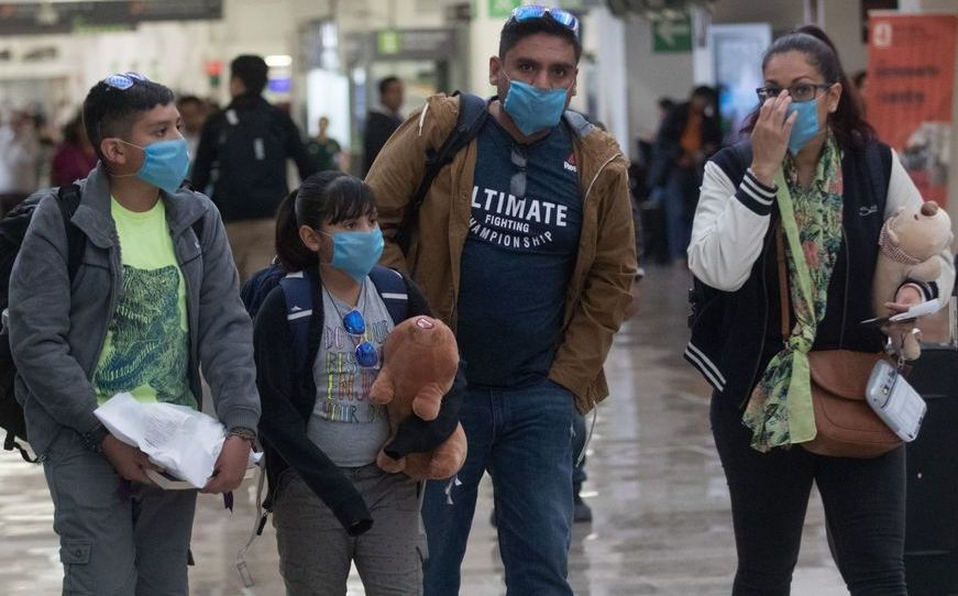
#> input picture TestImages/Test1.jpg, 958 x 596 px, given in place of the camera
$ jupyter execute --allow-errors 'Modelo para reconocimiento de cubrebocas.ipynb'   (text cells are left out)
#> lines starting #> are read from the running program, lines starting #| are printed output that depends on the picture
#> further down, frame is the input picture: shape (596, 958, 3); mean B, G, R 83, 81.6, 83.4
[cell 1]
#!pip3 install sklearn
#!pip3 install xgboost

[cell 2]
from PIL import Image
import os
from os import listdir
from os.path import isfile, join
import numpy as np
from tqdm.notebook import tqdm
import cv2
import pickle
from sklearn.model_selection import train_test_split as tts
import pandas as pd
from time import sleep
from IPython.display import clear_output
import numpy as np

xVectorSize=100
yVectorSize=100

def getImageVector(img):
    #img = Image.open(img)
    img = img.resize( (xVectorSize, yVectorSize) )
    img = img.convert('L')
    return imgToVector(img)

#Funcion para vectorizar imagenes y asignales clasificación
def imgToVector(img,x=xVectorSize,y=yVectorSize,classification=1):
    vector=[]
    vector.append(classification)

    for j in range(y):
        for i in range(x):
            vector.append(img.getpixel((i,j)))
    return vector

# [6 lines left out: function reconstructor, not called in this run]

def rescale_frame(frame, percent=75):
    width = int(frame.shape[1] * percent/ 100)
    height = int(frame.shape[0] * percent/ 100)
    dim = (width, height)
    return cv2.resize(frame, dim, interpolation =cv2.INTER_AREA)

def faceslocation(imgpath,foi='file'):
    if foi=='file':
        original_image = cv2.imread(imgpath)
    elif foi=="img":
        original_image = imgpath


    grayscale_image = cv2.cvtColor(original_image, cv2.COLOR_BGR2GRAY)
    face_cascade = cv2.CascadeClassifier('haarcascade_frontalface_alt.xml')
    detected_faces = face_cascade.detectMultiScale(grayscale_image)
    return detected_faces

def getfaces(imgpath, foi='file'):

    if foi == 'file':
        source = Image.open(imgpath)
        source = source.convert('L')
        detected_faces=faceslocation(imgpath)
    elif foi == 'img':
        source = cv2.cvtColor(imgpath, cv2.COLOR_BGR2GRAY)
        detected_faces=faceslocation(imgpath,foi="img")

    faces=[]

    for i in detected_faces:
        tlbr=list(i)

        x=int(tlbr[2])
        y=int(tlbr[3])
        x_offset=int(tlbr[0])
        y_offset=int(tlbr[1])

        if foi == 'file':
            face=Image.new('L',(x,y))
            for j in range(y):
                for i in range(x):
                    pixel=source.getpixel((i+x_offset,j+y_offset))
                    face.putpixel((i,j),pixel)
            faces.append(face)
        elif foi == 'img':
            face=np.array()
            for j in range(y):
                for i in range(x):
                    pixel=source[i+x_offset,j+y_offset]
                    face.putpixel((i,j),pixel)
            faces.append(face)

    mask=[]
    for face in faces:
        X=pd.DataFrame(getImageVector(face)).T
        X=X.drop(0,axis=1)
        pred=xgbc.predict(X)
        mask.append(pred)

    return faces,mask

# [41 lines left out: functions textInImage, idSquare, not called in this run]

def maskdetector(imgpath,foi='file'):
    if foi == 'file':
        original_image = cv2.imread(imgpath)
        detected_faces=faceslocation(imgpath)
        faces,mask=getfaces(imgpath)
        img=idSquare(imgpath,detected_faces,mask)
    elif foi == 'img':
        detected_faces=faceslocation(imgpath,foi='img')
        faces,mask=getfaces(imgpath,foi='img')
        img=idSquare(imgpath,detected_faces,mask, foi='img')

    return img

[cell 3]
xgbc = []
#> (the rest of this cell did not finish here and is left out)

[cell 4]
cam = cv2.VideoCapture(0)
cv2.startWindowThread()

cv2.namedWindow("test")

stop=False
#> (the rest of this cell did not finish here and is left out)

#> in faceslocation, `grayscale_image = cv2.cvtColor(original_image, cv2.COLOR_BGR2GRAY)`:
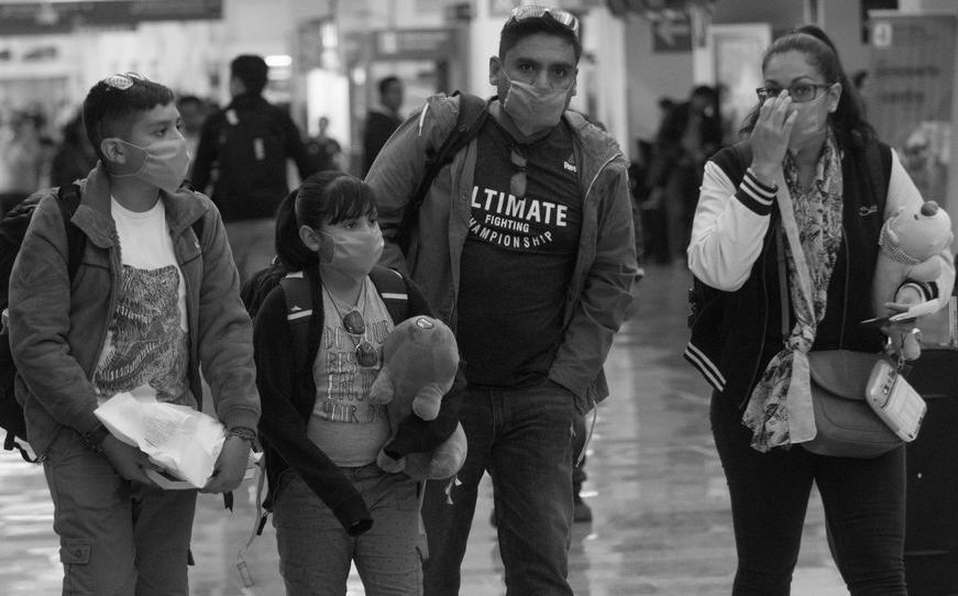
#> grayscale_image: shape (596, 958); min 0, max 255, mean 82.3
#> in faceslocation, `detected_faces = face_cascade.detectMultiScale(grayscale_image)`: detected_faces = [[498, 35, 90, 90], [739, 54, 94, 94]]
#> the loop in getfaces, `for i in detected_faces:` made 2 passes
#> (tlbr, x, y, x_offset, y_offset) on passes 1 to 2: ([498, 35, 90, 90], 90, 90, 498, 35), ([739, 54, 94, 94], 94, 94, 739, 54)
#> after the loop in getfaces, `for i in detected_faces:`:
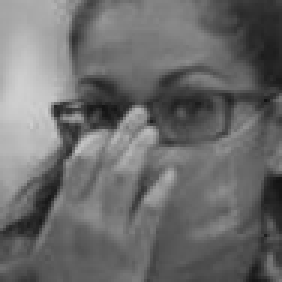
#> face: PIL image 94x94 L (shown 3 times larger); min 18, max 207, mean 107.9
#> after the loop in getfaces, `for i in detected_faces:`: faces = 2 items
#> the loop in getfaces, `for face in faces:` made 1 pass
#> X on pass 1: table of 1 rows and 10000 columns
#> pass 1, in getImageVector, `img = img.resize( (xVectorSize, yVectorSize) )`:
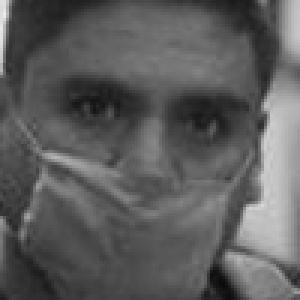
#> img: PIL image 100x100 L (shown 3 times larger); min 10, max 235, mean 92.6
#> after the loop in getfaces, `for face in faces:`: mask = []
    #img=maskdetector(frame,'img')
    try:
        frame50 = rescale_frame(img,percent=50)
        cv2.imshow("test", frame50)
    except:
        pass


    k = cv2.waitKey(1)
    if k%256 == 27: # ESC pressed
        print("Escape hit, closing...")
        stop=True


cam.release()
cv2.waitKey(1)
cv2.destroyAllWindows()
cv2.waitKey(1)
print('End')

[cell 5]
img=Image.open('current_img.png')
X=pd.DataFrame(getImageVector(img)).T
#> in getImageVector (call 2), `img = img.resize( (xVectorSize, yVectorSize) )`:
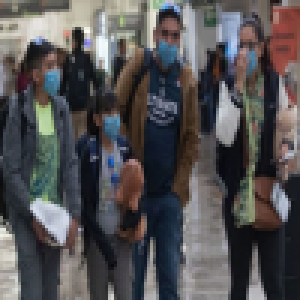
#> img: PIL image 100x100 RGB (shown 3 times larger); mean R, G, B 83.4, 81.6, 83
#> in getImageVector (call 2), `img = img.convert('L')`:
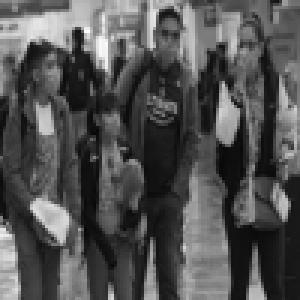
#> img: PIL image 100x100 L (shown 3 times larger); min 5, max 252, mean 82.3
#> X = table of 1 rows and 10001 columns
X=X.drop(0,axis=1)
#> X = table of 1 rows and 10000 columns
#> (the rest of this cell did not finish here and is left out)

[cell 6]
cam = cv2.VideoCapture(0)
cv2.namedWindow("test")
ret, frame = cam.read()
frame50 = rescale_frame(frame,percent=50)
cv2.imshow("test", frame50)

cv2.imwrite("current_img.png", frame)
print('Release')
cam.release()
print('Destroy')
cv2.destroyAllWindows()
print('End')

[cell 7]
imgpath='TestImages/Test2.jpg'
#> (the rest of this cell did not finish here and is left out)

#> call 2 of getfaces, with imgpath = 'TestImages/Test2.jpg', foi = 'file'
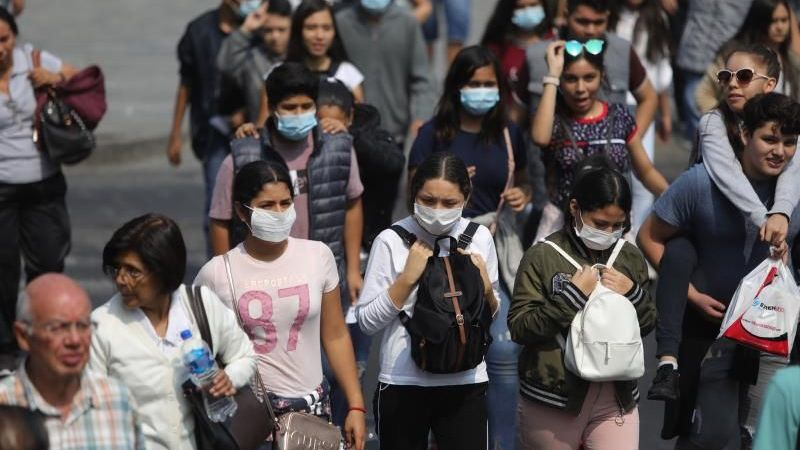
#> input picture TestImages/Test2.jpg, 800 x 450 px, found by its file name
#> in getfaces, source is the input picture: PIL image 800x450 RGB; mean R, G, B 93.1, 86.4, 86
#> in getfaces (call 2), `source = source.convert('L')`:
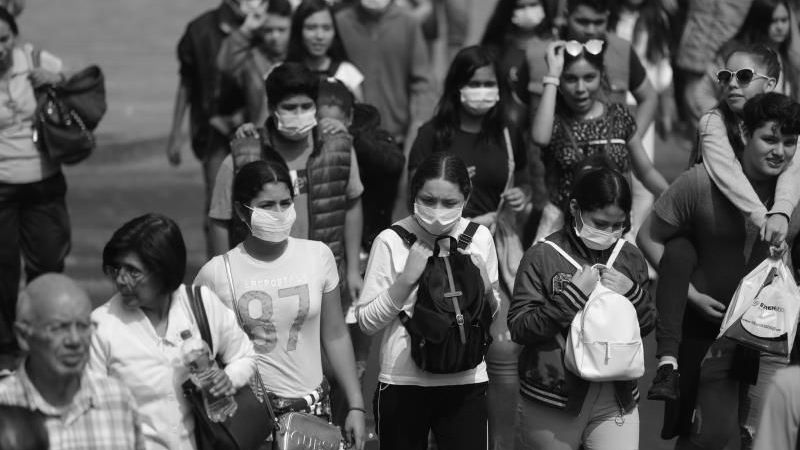
#> source: PIL image 800x450 L; min 0, max 255, mean 88.3
#> in getfaces (call 2), `detected_faces=faceslocation(imgpath)`: detected_faces = [[765, 11, 28, 28], [297, 11, 44, 44], [557, 60, 47, 47], [569, 6, 44, 44], [596, 76, 40, 40], [274, 90, 48, 48], [459, 68, 46, 46], [247, 184, 56, 56], [42, 302, 62, 62], [708, 54, 56, 56], [407, 178, 65, 65]]
#> the loop in getfaces (call 2), `for i in detected_faces:` made 11 passes
#> (tlbr, x, y, x_offset, y_offset) on passes 1 to 11: ([765, 11, 28, 28], 28, 28, 765, 11), ([297, 11, 44, 44], 44, 44, 297, 11), ([557, 60, 47, 47], 47, 47, 557, 60), ([569, 6, 44, 44], 44, 44, 569, 6), ([596, 76, 40, 40], 40, 40, 596, 76), ([274, 90, 48, 48], 48, 48, 274, 90), ([459, 68, 46, 46], 46, 46, 459, 68), ([247, 184, 56, 56], 56, 56, 247, 184), ([42, 302, 62, 62], 62, 62, 42, 302), ([708, 54, 56, 56], 56, 56, 708, 54), ([407, 178, 65, 65], 65, 65, 407, 178)
#> after the loop in getfaces (call 2), `for i in detected_faces:`:
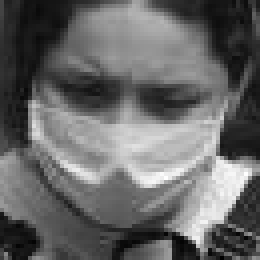
#> face: PIL image 65x65 L (shown 4 times larger); min 0, max 255, mean 102.8
#> after the loop in getfaces (call 2), `for i in detected_faces:`: faces = 11 items
#> the loop in getfaces, `for face in faces:` made 1 pass
#> pass 1, in getImageVector (call 3), `img = img.resize( (xVectorSize, yVectorSize) )`:
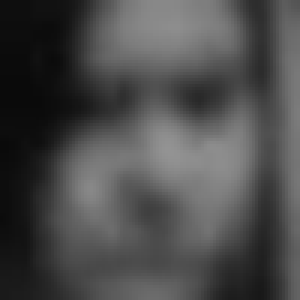
#> img: PIL image 100x100 L (shown 3 times larger); min 10, max 147, mean 75.2
